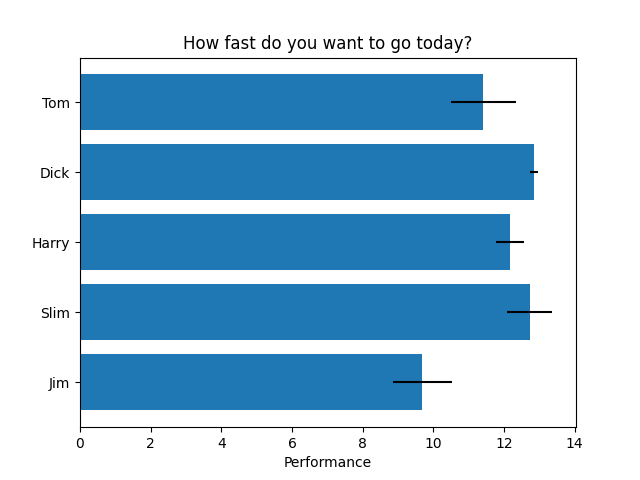

The Python source for this figure:
import numpy as np 
import matplotlib.pyplot as plt
fig, ax = plt.subplots()
people = ('Tom', 'Dick', 'Harry', 'Slim', 'Jim')
y_pos = np.arange(len(people))
performance = 3 + 10 * np.random.rand(len(people))
error = np.random.rand(len(people))

ax.barh(y_pos, performance, xerr=error, align='center')
ax.set_yticks(y_pos, labels=people)
ax.invert_yaxis()  # labels read top-to-bottom
ax.set_xlabel('Performance')
ax.set_title('How fast do you want to go today?')
fig.savefig('country_count.png')
plt.close()
